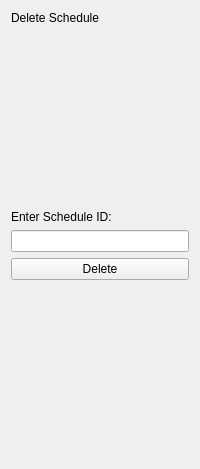
             <widget class="QWidget" name="DeleteSchedulePage">
              <layout class="QVBoxLayout" name="verticalLayout_27">
               <item>
                <widget class="QLabel" name="label_45">
                 <property name="text">
                  <string>Delete Schedule</string>
                 </property>
                </widget>
               </item>
               <item>
                <spacer name="verticalSpacer_27">
                 <property name="orientation">
                  <enum>Qt::Vertical</enum>
                 </property>
                 <property name="sizeHint" stdset="0">
                  <size>
                   <width>20</width>
                   <height>179</height>
                  </size>
                 </property>
                </spacer>
               </item>
               <item>
                <widget class="QLabel" name="label_46">
                 <property name="text">
                  <string>Enter Schedule ID:</string>
                 </property>
                </widget>
               </item>
               <item>
                <widget class="QLineEdit" name="lineEdit_27"/>
               </item>
               <item>
                <widget class="QPushButton" name="pushButton_38">
                 <property name="text">
                  <string>Delete</string>
                 </property>
                </widget>
               </item>
               <item>
                <spacer name="verticalSpacer_28">
                 <property name="orientation">
                  <enum>Qt::Vertical</enum>
                 </property>
                 <property name="sizeHint" stdset="0">
                  <size>
                   <width>20</width>
                   <height>178</height>
                  </size>
                 </property>
                </spacer>
               </item>
              </layout>
             </widget>
